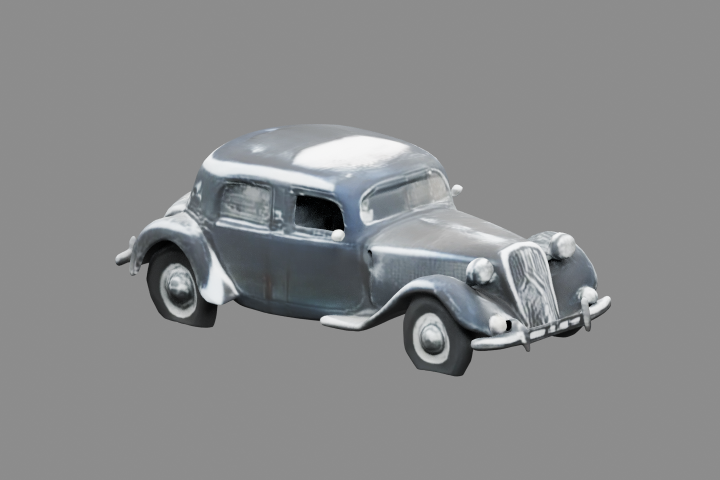
#> input picture trellis2_downstream_assets_20261009/artifacts/raw_same_camera_A/hero.png, 1440 x 960 px (shown at 1/2 size); the run also reads 1 picture not shown here
$ python measure_controls.py
#> lines starting #> are read from the running program, lines starting #| are printed output that depends on the picture; after the words box and inside, x2 and y2 are one past the last pixel; in counts of white or black regions, pixels touching at a corner belong together
"""Read-only same-camera image differences and recorded trajectory diagnostics."""
from pathlib import Path
import numpy as np,json
from PIL import Image
ROOT=Path(__file__).resolve().parents[1]
out=ROOT/'research/final_validation/control_measurements.json'
assert not out.exists()
pairs=[('raw_vs_partition_closed','raw_same_camera_A/hero.png','authoring_A_v1/partition_only_closed.png'),('partition_vs_completed_closed','authoring_A_v1/partition_only_closed.png','authoring_A_v1/hero_00.png')]
for view in ['hero','side']:
 for angle in ['00','30','60']:
  pairs.append((f'authored_vs_reopened_{view}_{angle}',f'authoring_A_v1/{view}_{angle}.png',f'reopened_A_v1/{view}_{angle}.png'))
rows=[]
for name,a,b in pairs:
 x=np.asarray(Image.open(ROOT/'artifacts'/a).convert('RGB'),dtype=float)/255
 y=np.asarray(Image.open(ROOT/'artifacts'/b).convert('RGB'),dtype=float)/255
 assert x.shape==y.shape==(960,1440,3)
 error=np.abs(x-y);bg=x[0,0]
#> after `bg = x[0, 0]`: bg = [0.549, 0.549, 0.549]
 mask=(np.abs(x-bg).max(axis=2)>2/255)|(np.abs(y-bg).max(axis=2)>2/255)
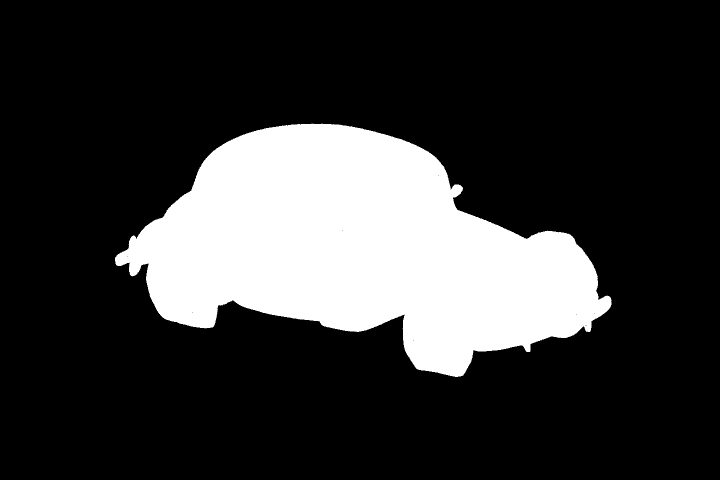
#> mask: shape (960, 1440) bool (shown at 1/2 size); 21% white; 1 white region, box (x1, y1, x2, y2) and area: (230, 247, 1223, 754) 289750
 rows.append({'name':name,'a':a,'b':b,'shape':list(x.shape),'full_image_rgb_mae_0_1':float(error.mean()),'max_channel_error':float(error.max()),'foreground_rgb_mae_0_1':float(error[mask].mean()),'foreground_pixels':int(mask.sum()),'fraction_foreground_pixels_mean_error_gt_8_of_255':float((error.mean(axis=2)[mask]>8/255).mean())})
#> pass 2 of the loop `for name,a,b in pairs:`:
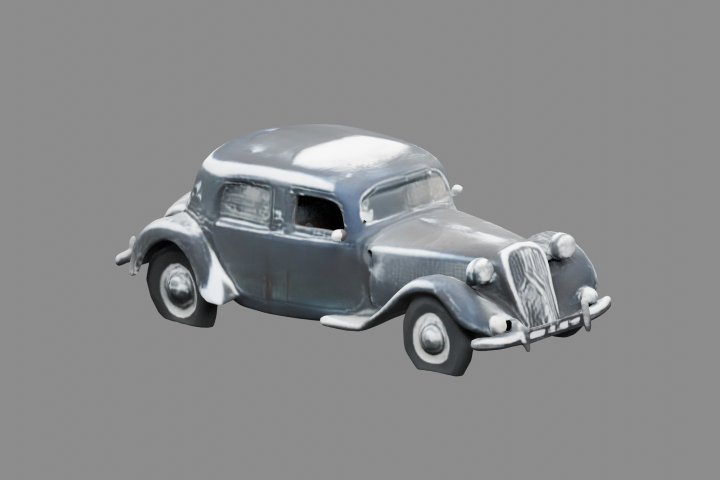
#> input picture trellis2_downstream_assets_20261009/artifacts/authoring_A_v1/hero_00.png, 1440 x 960 px (shown at 1/2 size)
#> `mask=(np.abs(x-bg).max(axis=2)>2/255)|(np.abs(y-bg).max(axis=2)>2/255)`:
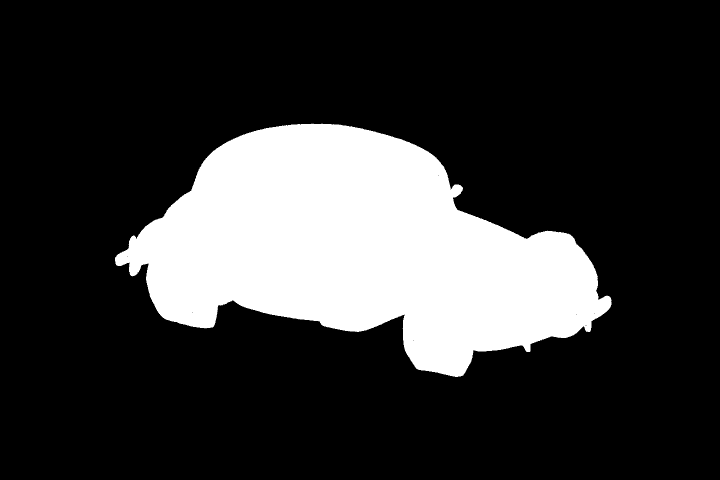
#> mask: shape (960, 1440) bool (shown at 1/2 size); 21% white; 1 white region, box (x1, y1, x2, y2) and area: (230, 247, 1223, 754) 289752
#> (the run stopped early here; a loop or call above may not have finished)
